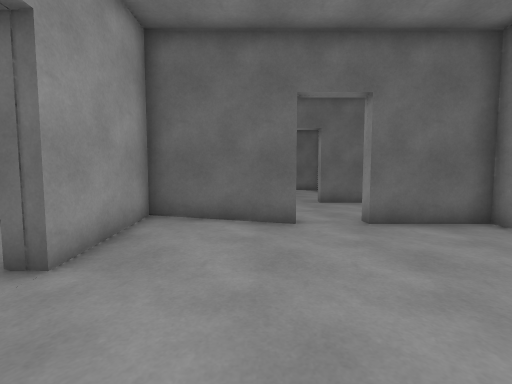
[1] (above)

16 first-person views from a walk through a scene from a Unity 3-D project. The camera is 1.2 m above the floor, tilts 4° down and sees 90° across. The floor is counted in squares, 1 m on a side. Each view is taken from the middle of a square. On the plan, view 1 faces up. The plan holds only what a view shows up to about 12 squares ahead; the rest is blank. The place goes on beyond the plan. The player is left out. Door leaves are left out, so doorways stand open.

[2]
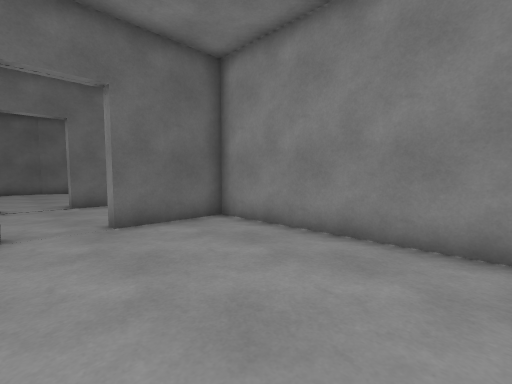

[3]
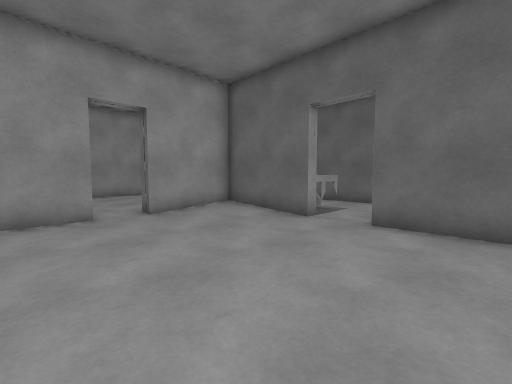

[4]
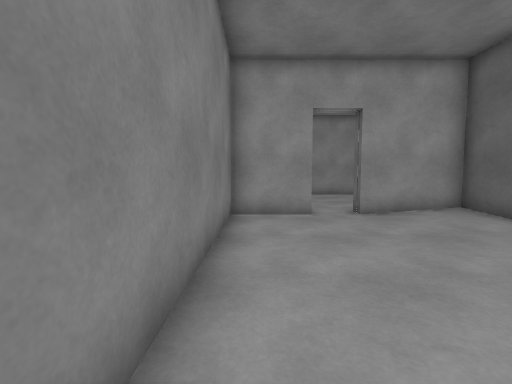

[5]
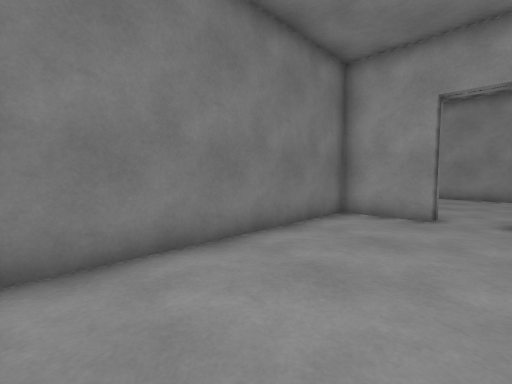

[6]
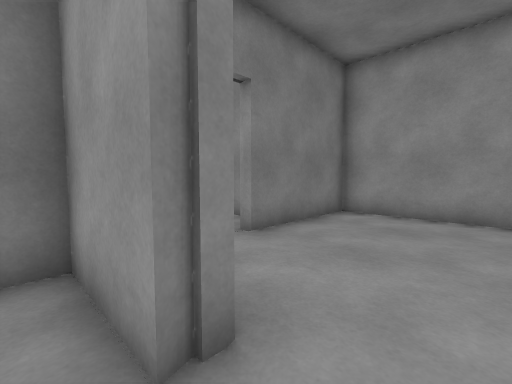

[7]
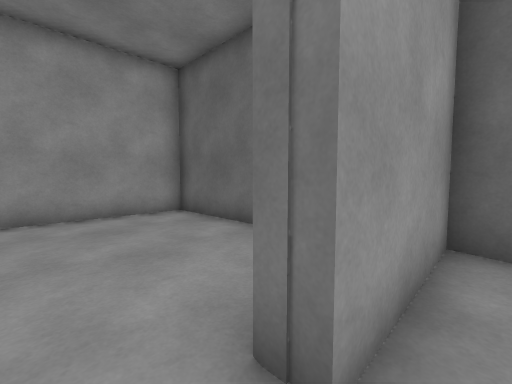

[8]
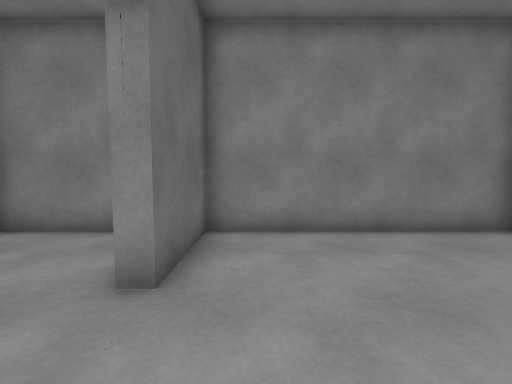

[9]
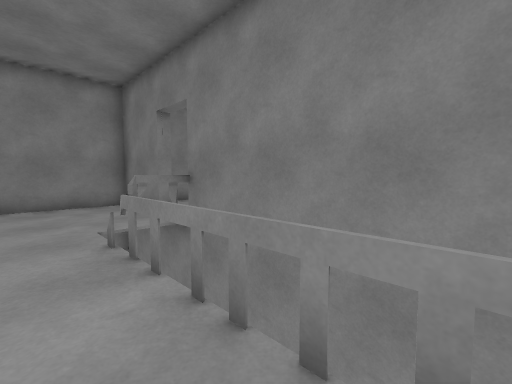

[10]
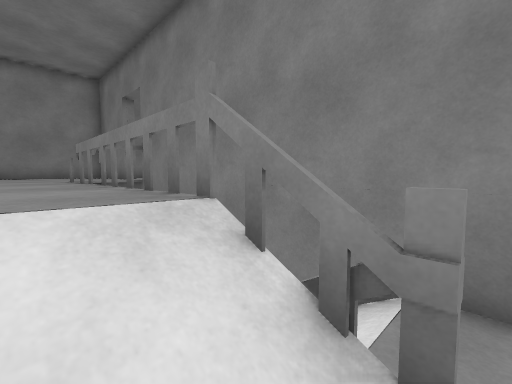

[11]
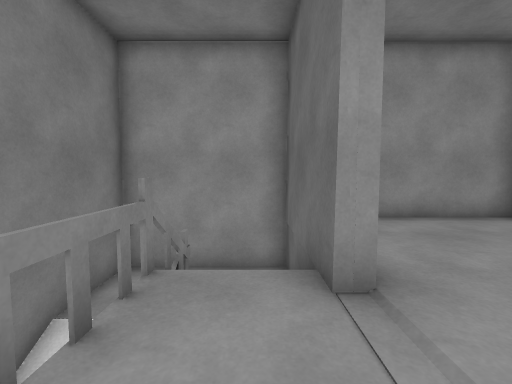

[12]
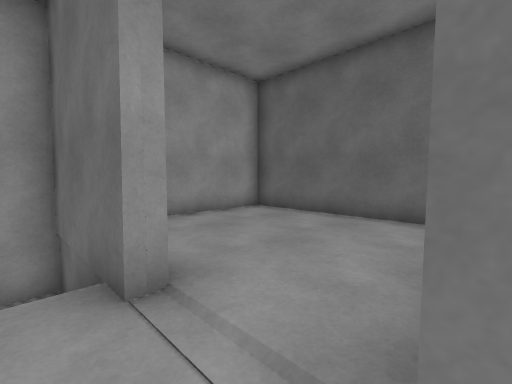

[13]
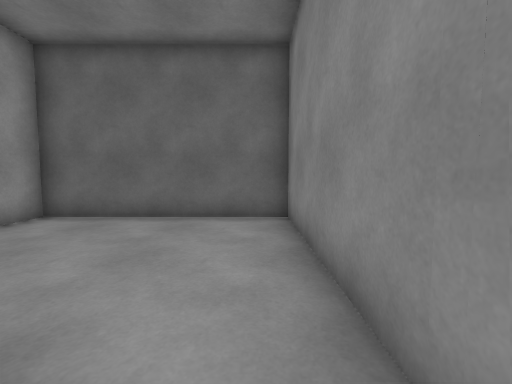

[14]
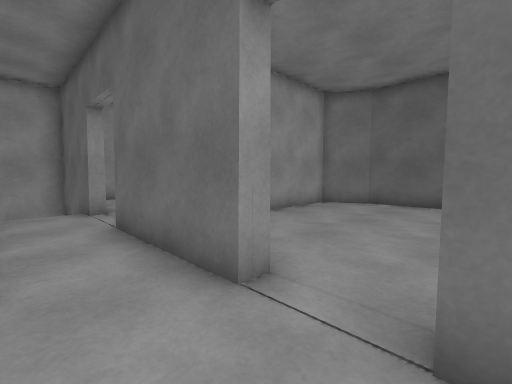

[15]
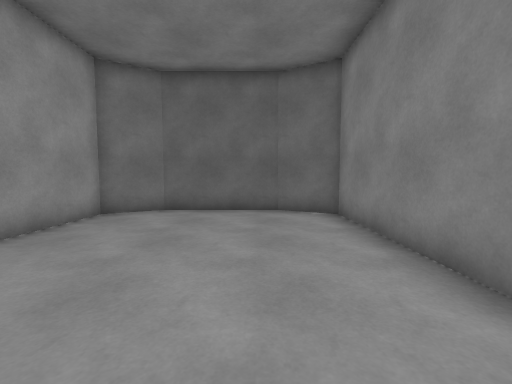

[16]
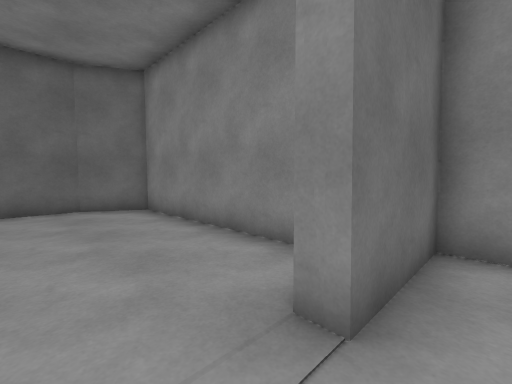

### Floor plan
Key: @ floor where view 1 was taken; # wall or solid block; x gap in a wall; . main floor; : floor 0.25 m higher than the main floor; - floor 1.25 m lower than the main floor; / step, stairs or slope; D open door; = window, fence, low wall or low ledge.
Columns run from 10 left of view 1 to 6 right of it. Each row starts with its distance up from view 1.
 20         ######
 19        ##....###
 18        #.......#
 17 ########.......#
 16 #......#.......#
 15 #......#.......#
 14 #......#.......#
 13 #......# ......#
 12 #......#  .....#
 11 #####..####..####
 10 #-//............#
  9 #-/=#===#//.....D
  8 #--/       /....D
  7 #--//////  /....#
  6 ######  ###/.####
  5 ##.... #:.......#
  4  #.....#........#
  3  #.....x........#
  2  #..............#
  1  #.....#........#
  0  #### .#..@.....#
 -1        ##########

Positions as (right, up) in squares from view 1, and headings:
1: (0, 0), facing up
2: (1, 0), facing up-right
3: (5, 0), facing up-left
4: (5, 0), facing left
5: (5, 3), facing down-left
6: (-2, 3), facing down-left
7: (-2, 2), facing up-left
8: (0, 5), facing right
9: (-5, 10), facing down-right
10: (-8, 10), facing down-right
11: (-3, 10), facing left
12: (-3, 10), facing up-left
13: (-4, 10), facing up
14: (3, 9), facing up-left
15: (2, 11), facing up
16: (1, 10), facing up-right
